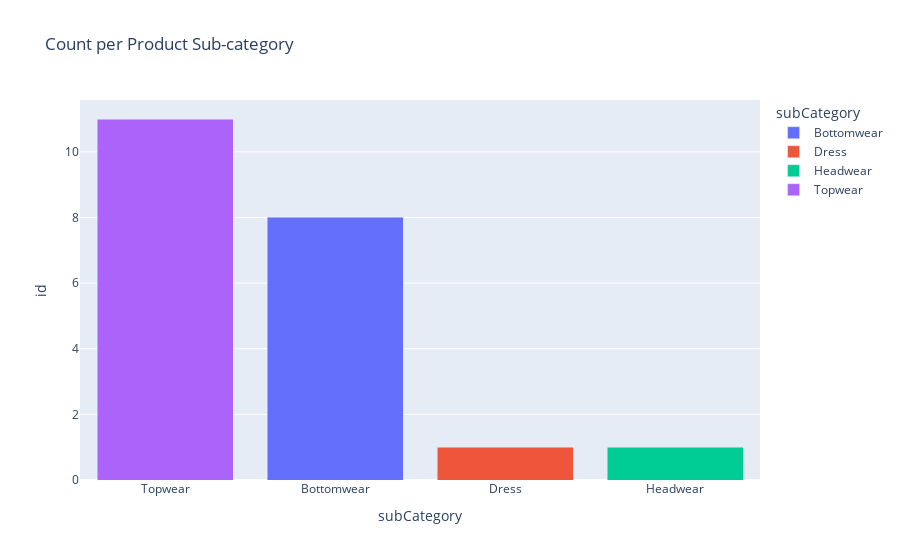

Notebook source saved alongside this figure:
### Code cell
fig = px.bar(data.groupby('subCategory').count().reset_index(), x='subCategory',y='id',title='Count per Product Sub-category', color='subCategory')
fig.update_layout(barmode='stack', xaxis={'categoryorder':'total descending'})

### Figure 1 — Plotly figure (JSON) as saved in the notebook; plotly's stock layout.template omitted (floating-point values rounded to 4 significant figures)
{"data": [{"alignmentgroup": "True", "hovertemplate": "subCategory=%{x}<br>id=%{y}<extra></extra>", "legendgroup": "Bottomwear", "marker": {"color": "#636efa", "pattern": {"shape": ""}}, "name": "Bottomwear", "offsetgroup": "Bottomwear", "orientation": "v", "showlegend": true, "textposition": "auto", "type": "bar", "x": ["Bottomwear"], "xaxis": "x", "y": [8], "yaxis": "y"}, {"alignmentgroup": "True", "hovertemplate": "subCategory=%{x}<br>id=%{y}<extra></extra>", "legendgroup": "Dress", "marker": {"color": "#EF553B", "pattern": {"shape": ""}}, "name": "Dress", "offsetgroup": "Dress", "orientation": "v", "showlegend": true, "textposition": "auto", "type": "bar", "x": ["Dress"], "xaxis": "x", "y": [1], "yaxis": "y"}, {"alignmentgroup": "True", "hovertemplate": "subCategory=%{x}<br>id=%{y}<extra></extra>", "legendgroup": "Headwear", "marker": {"color": "#00cc96", "pattern": {"shape": ""}}, "name": "Headwear", "offsetgroup": "Headwear", "orientation": "v", "showlegend": true, "textposition": "auto", "type": "bar", "x": ["Headwear"], "xaxis": "x", "y": [1], "yaxis": "y"}, {"alignmentgroup": "True", "hovertemplate": "subCategory=%{x}<br>id=%{y}<extra></extra>", "legendgroup": "Topwear", "marker": {"color": "#ab63fa", "pattern": {"shape": ""}}, "name": "Topwear", "offsetgroup": "Topwear", "orientation": "v", "showlegend": true, "textposition": "auto", "type": "bar", "x": ["Topwear"], "xaxis": "x", "y": [11], "yaxis": "y"}], "layout": {"barmode": "stack", "legend": {"title": {"text": "subCategory"}, "tracegroupgap": 0}, "title": {"text": "Count per Product Sub-category"}, "xaxis": {"anchor": "y", "categoryarray": ["Bottomwear", "Dress", "Headwear", "Topwear"], "categoryorder": "total descending", "domain": [0, 1], "title": {"text": "subCategory"}}, "yaxis": {"anchor": "x", "domain": [0, 1], "title": {"text": "id"}}}}
